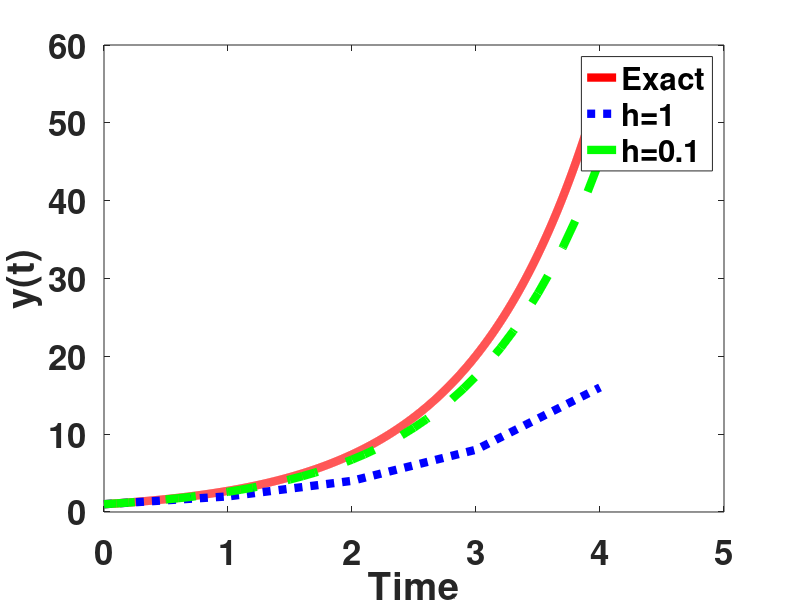

Recreate this plot in MATLAB.
% A program to demonstrate instability of timestepping methods 
% when the timestep is inappropriately choosen.

%Differential equation: y'(t)=-y(t) y(t_0)=y_0
%Initial Condition, y(t_0)=1 where t_0=0
clear all; clc; clf;
set(0,'defaultaxesfontsize',25,'defaultaxeslinewidth',.7,...
    'defaultlinelinewidth',6,'defaultpatchlinewidth',3.7,...
    'defaultaxesfontweight','bold')
%Grid
h=1.0;
tmax=4;
Npoints = tmax/h;
lambda=-1;

%Initial Data
y0=1; 
t_0=0;
t1(1)=t_0;
y_fe1(1)=y0;

for n=1:Npoints
	%Forward Euler
    y_fe1(n+1)=y_fe1(n)-lambda*h*y_fe1(n);     
    t1(n+1)=t1(n)+h;
end

%Grid
h=0.10;
tmax=4;
Npoints = tmax/h;
lambda=-1;

%Initial Data
y0=1; 
t_0=0;
t2(1)=t_0;
y_fe2(1)=y0;

for n=1:Npoints
	%Forward Euler
    y_fe2(n+1)=y_fe2(n)-lambda*h*y_fe2(n);     
    t2(n+1)=t2(n)+h;
end

%Exact Solution
tt=[0:.001:tmax];
exact=exp(-lambda*tt);

%Plot
figure(1); clf; plot(tt,exact,'r-',t1,y_fe1,'b:',t2,y_fe2,'g--');
xlabel Time; ylabel y(t); 
legend('Exact','h=1','h=0.1');
